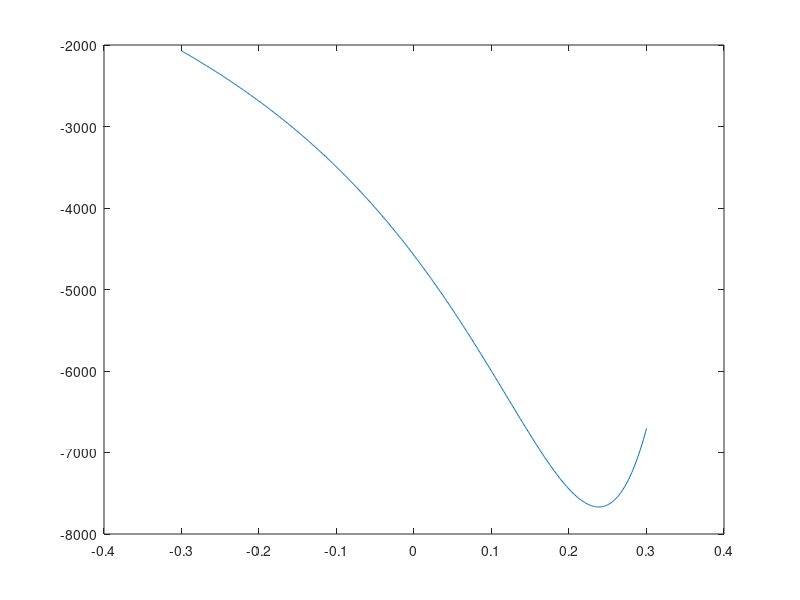

Write the MATLAB code that produced this figure.
% mf52 combined slip tyre model
clc; clear;

%% inputs

Fz = 6500;
kappa = 0;
alpha = 0.4;
gamma = -0.30:0.001:0.3;%-0.34:0.001:0.34;

%% parameter

% general
Fz0 = 6500;

% pure slip
p_Cy1 = 2.1322;

p_Dy1 = 1.0283;
p_Dy2 = -0.16758;
p_Dy3 = -1.5821;

p_Ey1 = 0.33443;
p_Ey2 = -1.8733;
p_Ey3 = -0.13136;
p_Ey4 = -11.677;

p_Ky1 = -20.505;
p_Ky2 = 2.0284;
p_Ky3 = 0.89994;

p_Hy1 = 0.0031377;
p_Hy2 = 0.00051596;
p_Hy3 = 0.039251;

p_Vy1 = 0.026365;
p_Vy2 = -0.0062119;
p_Vy3 = -0.41389;
p_Vy4 = -0.048038;

% combined slip
r_Hy1 = -9.1492e-11;
r_Hy2 = 0;

r_By1 = 22.003;
r_By2 = -13.623;
r_By3 = -0.0093616;

r_Cy1 = 0.98294;

r_Ey1 = 0;
r_Ey2 = 0;

%% calculations

% general
dfz = ((Fz-Fz0)/Fz0);

% lateral (pure slip)
Cy = p_Cy1;

mu_y = (p_Dy1 + p_Dy2 .* dfz) .* (1-p_Dy3 .* gamma.^2);
Dy = mu_y .* Fz;

Ey = (p_Ey1 + p_Ey2 .* dfz) .* (1 - (p_Ey3 + p_Ey4 .* gamma) .* sign(alpha));
Ky = p_Ky1 .* Fz0 .* sin(2 .* atan(Fz / (p_Ky2 .* Fz0))) .* (1 - p_Ky3 .* abs(gamma));
By = Ky / (Cy .* Dy);

S_Hy = p_Hy1 + p_Hy2 + p_Hy3 .* gamma;
S_Vy = Fz .* (p_Vy1 + p_Vy2 .* dfz + (p_Vy3 + p_Vy4 .* dfz) .* gamma);

alpha_y = alpha + S_Hy;
Fy0 = Dy .* sin(Cy .* atan(By .* alpha_y - Ey .* (By .* alpha_y - atan(By .* alpha_y)))) + S_Vy;

% % combined slip
% % lateral slip
% S_Hyk = r_Hy1 + r_Hy2 * dfz;
% kappa_s = kappa + S_Hyk;
% 
% % coefficients
% B_yk = r_By1 * cos(atan(r_By2 * (alpha-r_By3)));
% C_yk = r_Cy1;
% E_yk = r_Ey1 + r_Ey2 * dfz;

%D_Vyk = mu_y * 

figure(1)
plot(gamma, Fy0); hold on;
